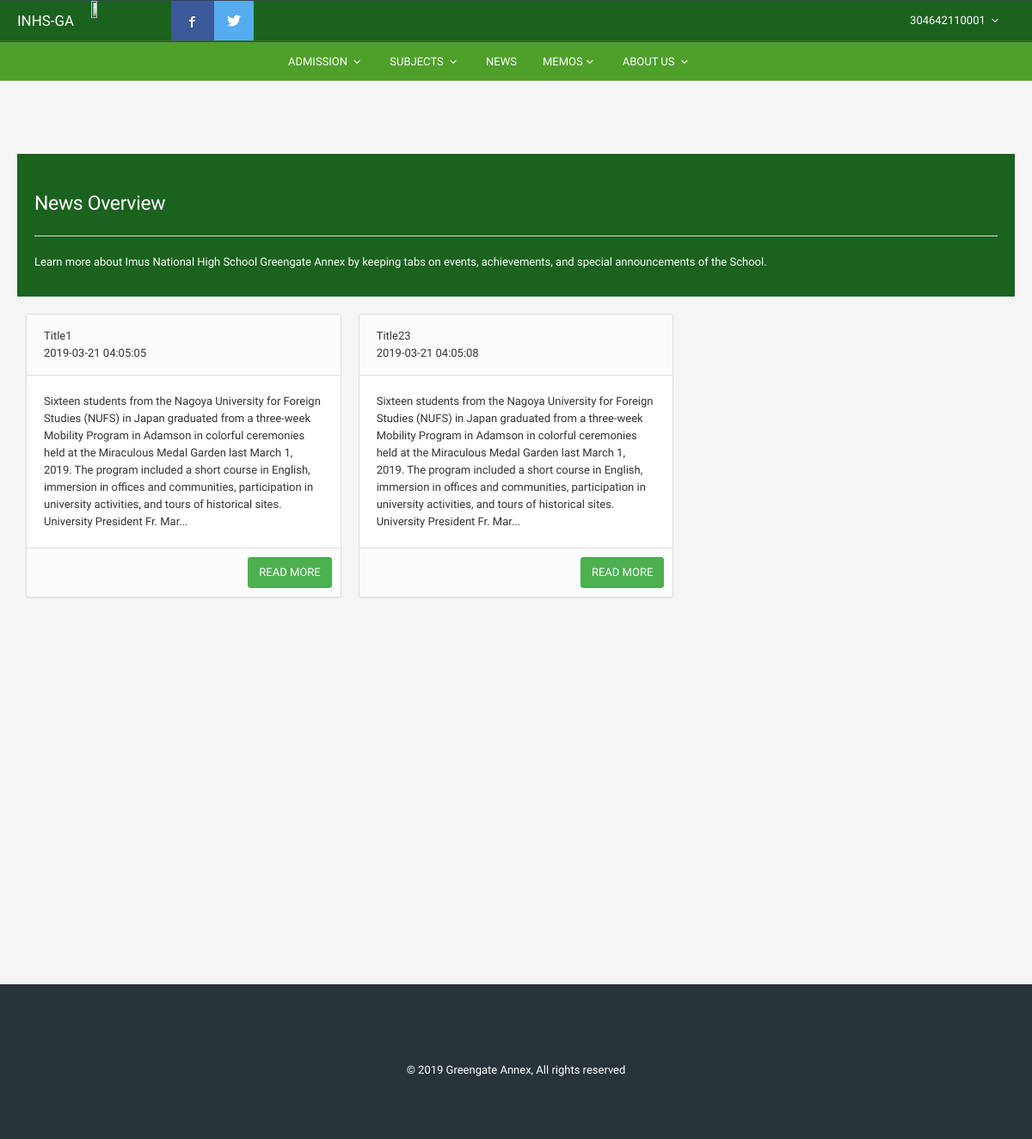
Page /index?page=news (signed in) on the committed database.
### tables this page shows
CREATE TABLE `news` (
  `news_ID` int(10) UNSIGNED NOT NULL,
  `news_Title` varchar(85) DEFAULT NULL,
  `news_Content` text,
  `news_Pub` timestamp NULL DEFAULT CURRENT_TIMESTAMP
);

### index-content-news.php (the view)
<?php
	include('dbconfig.php');
	if (isset($_REQUEST['content'])) {
		$news_ID =$_REQUEST['content'];
			$query = mysqli_query($con,"SELECT * FROM `news` where news_ID ='$news_ID' ");
			if (mysqli_num_rows($query) > 0)
			{
			   while ($rows = mysqli_fetch_assoc($query)) {
			   	$news_ID = $rows['news_ID'];
			   	$news_Title = $rows['news_Title'];
			   	$news_Content = $rows['news_Content'];
			   	$news_Pub	 = $rows['news_Pub'];
			   	?>
					<div class="col-sm-12">
						<div class="panel panel-default">
						  <div class="panel-heading"><?php echo $news_Title?> <div><?php echo $news_Pub;?></div></div>
						  <div class="panel-body"><?php
						  if (strlen($news_Content) > 10)
				   			echo $news_Content = substr($news_Content, 0, 400) . '...';
						  ?>
						</div>
						<div class="panel-footer" style="padding: 10px;">
							<a class="btn btn-success pull-right" href="index?page=news" >BACK</a>
						</div>
						</div>
					</div>
					<?php
			   }
			}
	}
	else{
		?>
		<div style="width: auto; padding: 20px; margin-top: 25px;background-color: #1b621e;  color: white;">
<h2>News Overview</h2>
<hr>
<p>
Learn more about Imus National High School Greengate Annex by keeping tabs on events, achievements, and special announcements of the School.
</p>
</div>
<br>
<?php
			$query = mysqli_query($con,"SELECT * FROM `news`");
			if (mysqli_num_rows($query) > 0)
			{
			   while ($rows = mysqli_fetch_assoc($query)) {
			   	$news_ID = $rows['news_ID'];
			   	$news_Title = $rows['news_Title'];
			   	$news_Content = $rows['news_Content'];
			   	$news_Pub	 = $rows['news_Pub'];
			   	?>
					<div class="col-sm-4">
						<div class="panel panel-default">
						  <div class="panel-heading"><?php echo $news_Title?> <div><?php echo $news_Pub;?></div></div>
						  <div class="panel-body"><?php
						  if (strlen($news_Content) > 10)
				   			echo $news_Content = substr($news_Content, 0, 400) . '...';
						  ?>
						</div>
						<div class="panel-footer" style="padding: 10px;">
							<a class="btn btn-success pull-right" href="index?page=news&content=<?php echo 	$news_ID?>">READ MORE</a></div>
						</div>
					</div>
					<?php
			   }
			}
	}
?>

### rows in the picture
news: news_Title "Title1", news_Pub "2019-03-21 04:05:05", news_Content "Sixteen students from the Nagoya University for Foreign Studies (NUFS) in Japan graduated from a three-week Mobility Program in Adamson in colorful ceremonies held at the Miraculous Medal Garden last March 1, 2019. The program included a short course in English, immersion in offices and communities, participation in university activities, and tours of historical sites. University President Fr. Mar..."
news: news_Title "Title23", news_Pub "2019-03-21 04:05:08", news_Content "Sixteen students from the Nagoya University for Foreign Studies (NUFS) in Japan graduated from a three-week Mobility Program in Adamson in colorful ceremonies held at the Miraculous Medal Garden last March 1, 2019. The program included a short course in English, immersion in offices and communities, participation in university activities, and tours of historical sites. University President Fr. Mar..."

### other values in the picture
$_SESSION['login_user'] "304642110001"
$fromYear "2019"
